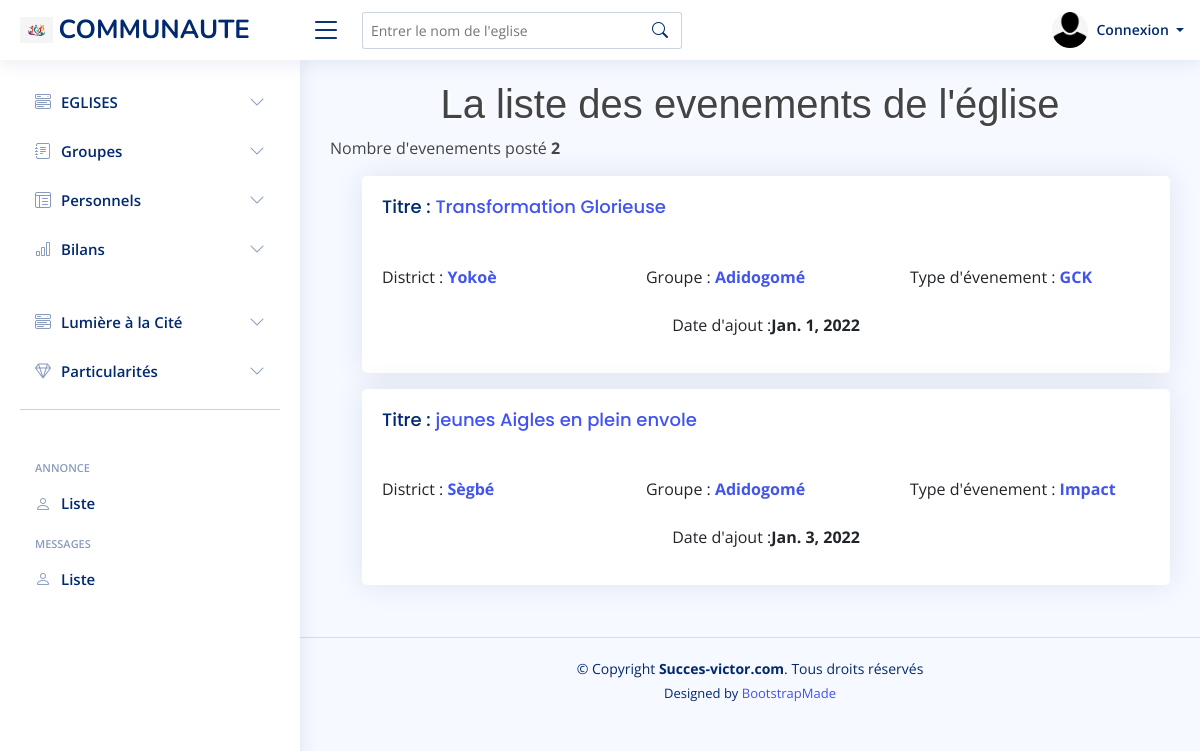
The page /bilans/evenements_list on the database its author committed.
### Bilans/models.py (models this page shows, shortened)
class EvenementSpecial(models.Model):
    titre = models.CharField(max_length=200)
    type_d_evenement = models.CharField(max_length=100)
    emplacement = models.CharField(max_length=100)
    district = models.ForeignKey(Eglise, on_delete=models.CASCADE)
    billan_de_l_evenement = models.TextField()
    date = models.DateField(auto_now_add=False)
    add_date = models.DateField(auto_now_add=True)
    auteur = models.ForeignKey(User, on_delete=models.CASCADE)

### Eglises/models.py (models this page shows, shortened)
class Eglise(models.Model):
    auteur = models.ForeignKey(User, on_delete=models.CASCADE)
    nom = models.CharField(max_length=100)
    nom_du_pasteur = models.CharField(max_length=100, blank=True)
    nom_du_pasteur_adjoin = models.CharField(max_length=100, blank=True)
    nom_du_dirigeant_des_jeunes = models.CharField(max_length=100, blank=True)
    nom_du_dirigeant_adjoin_des_jeunes = models.CharField(max_length=100, blank=True)
    nom_du_dirigeant_des_enfants = models.CharField(max_length=100, blank=True)
    nom_du_dirigeant_adjoin_des_enfants = models.CharField(max_length=100, blank=True)
    region = models.CharField(max_length=100)
    groupe = models.CharField(max_length=100)
    ville = models.CharField(max_length=250, blank=True)
    nombre_de_membres = models.IntegerField(blank=True, null=True)
    telephone = models.IntegerField(blank=True, null=True)
    bp = models.CharField(max_length=200, blank=True, null=True)
    email = models.EmailField(blank=True)
    description = models.TextField(blank=True)
    header_image = models.ImageField(blank=True, null=True, upload_to='images/header')
    body_image = models.ImageField(blank=True, null=True, upload_to='images/Body')
    body_image1 = models.ImageField(blank=True, null=True, upload_to='images/Body')
    publish = models.DateTimeField(default=timezone.now)
    created = models.DateTimeField(auto_now_add=True)
    updated = models.DateTimeField(auto_now=True)
    def __str__(self):
        return self.nom

### Bilans/views.py (the view)
# urls.py: path('evenements_list', EvenementsList.as_view(), name='evenements_list'),
class EvenementsList(ListView):
    model = EvenementSpecial
    template_name = 'Evenements/evenements_list.html'
    paginate_by = 20
    def get_context_data(self, *args, **kwargs):
        District_list = Eglise.objects.all()
        Groupe_list = Groupe.objects.all()
        Region_list = Region.objects.all()
        nombre_evenements = EvenementSpecial.objects.all().count()
        context = super(EvenementsList, self).get_context_data(*args, **kwargs)
        context["District_list"] = District_list
        context["Groupe_list"] = Groupe_list
        context["Region_list"] = Region_list
        context['nombre_evenements'] = nombre_evenements
        return context

### Bilans/templates/Evenements/evenements_list.html
{% extends 'base.html' %}
{% block gestion %}
    <h1>La liste des evenements de l'église  </h1>
    <p>Nombre d'evenements posté <strong> {{nombre_evenements}} </strong> </p>
        {% if object_list %}
            <ul>
                {% for evenement in object_list %}
                    <div class="row">
                        <div class="col-lg-12">
                            <div class="card mb-3" style="max-width: 100%; ">
                            <div class="row g-0">
                                <div class="col-md-12">
                                <div class="card-body">
                                    <h5 class="card-title">Titre : <a href=" {% url 'evenements_detail' evenement.pk %} ">{{evenement.titre}}</a> </h5>
            <br>
                                    <div class="row">
                                        <div class="col-md-4">District : <a href=""><strong>{{evenement.district}}</strong></a></div>
                                        <div class="col-md-4">Groupe : <a href=""><strong>{{evenement.district.groupe}}</strong></a></div>
                                        <div class="col-md-4">Type d'évenement : <a href=""><strong>{{evenement.type_d_evenement}}</strong></a></div>
                                    </div>
                                    <br>
                                <center><p>Date d'ajout :<strong>{{evenement.add_date}}</strong></p></center>
                                </div>
                                </div>
                            </div>
                            </div>
                        </div>
                    </div>
                {% endfor %}
            </ul>
        {% else %}
            <strong>Pas d'informations pour le moment !</strong>
        {% endif %}
{% endblock %}

### static/assets/css/style.css (style rules this page uses)
:root { scroll-behavior: smooth; }
body { font-family: "Open Sans", sans-serif; background: #f6f9ff; color: #444444; }
a { color: #4154f1; text-decoration: none; }
h1, h2, h3, h4, h5, h6 { font-family: "Nunito", sans-serif; }
.card { margin-bottom: 30px; border: none; border-radius: 5px; box-shadow: 0px 0 30px rgba(1, 41, 112, 0.1); }
.card-title { padding: 20px 0 15px 0; font-size: 18px; font-weight: 500; color: #012970; font-family: "Poppins", sans-serif; }
.card-body { padding: 0 20px 20px 20px; }

### static/css/main.css (style rules this page uses)
h1 { text-align: center; font-family: "Trebuchet MS", "Lucida Sans Unicode", "Lucida Grande", "Lucida Sans", Arial, sans-serif; text-shadow: 2px 1px 3px white; }

### rows shown on the page
EvenementSpecial: titre "Transformation Glorieuse", district "Yokoè", district.groupe "Adidogomé", type_d_evenement "GCK", add_date "Jan. 1, 2022"
EvenementSpecial: titre "jeunes Aigles en plein envole", district "Sègbé", district.groupe "Adidogomé", type_d_evenement "Impact", add_date "Jan. 3, 2022"

### other values the page prints
{{ nombre_evenements }} "2"
